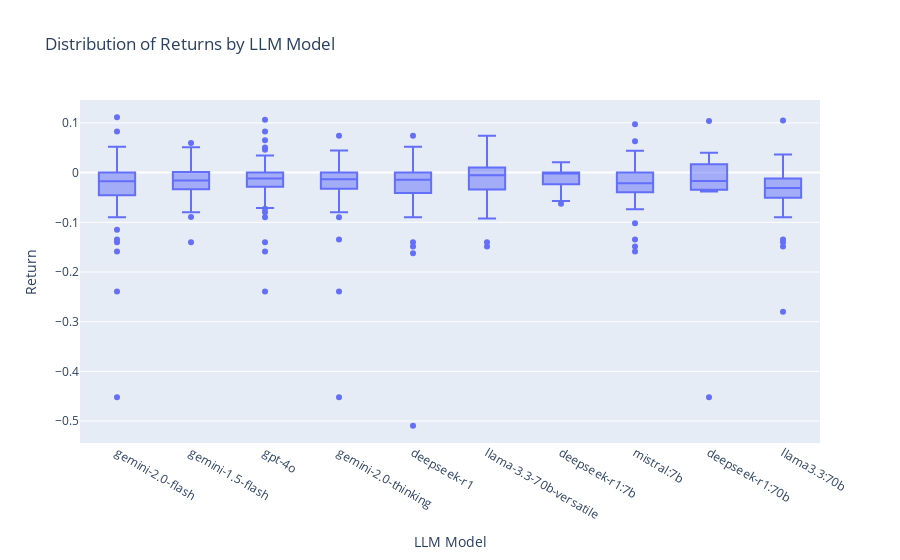

Notebook cell for this chart:
### Code cell
# Box plot of return by model to compare performance distribution
fig3 = px.box(df, x="model", y="return", title="Distribution of Returns by LLM Model",
              labels={"model": "LLM Model", "return": "Return"})
fig3.show()

### Figure 1 — Plotly figure (JSON) as saved in the notebook; plotly's stock layout.template omitted (floating-point values rounded to 4 significant figures; data arrays with more than 128 entries replaced by an {"elided": "..."} marker saying what was removed)
{"data": [{"alignmentgroup": "True", "hovertemplate": "LLM Model=%{x}<br>Return=%{y}<extra></extra>", "legendgroup": "", "marker": {"color": "#636efa"}, "name": "", "notched": false, "offsetgroup": "", "orientation": "v", "showlegend": false, "type": "box", "x": {"elided": "632 str values"}, "x0": " ", "xaxis": "x", "y": {"elided": "632 float values"}, "y0": " ", "yaxis": "y"}], "layout": {"boxmode": "group", "legend": {"tracegroupgap": 0}, "title": {"text": "Distribution of Returns by LLM Model"}, "xaxis": {"anchor": "y", "domain": [0, 1], "title": {"text": "LLM Model"}}, "yaxis": {"anchor": "x", "domain": [0, 1], "title": {"text": "Return"}}}}
